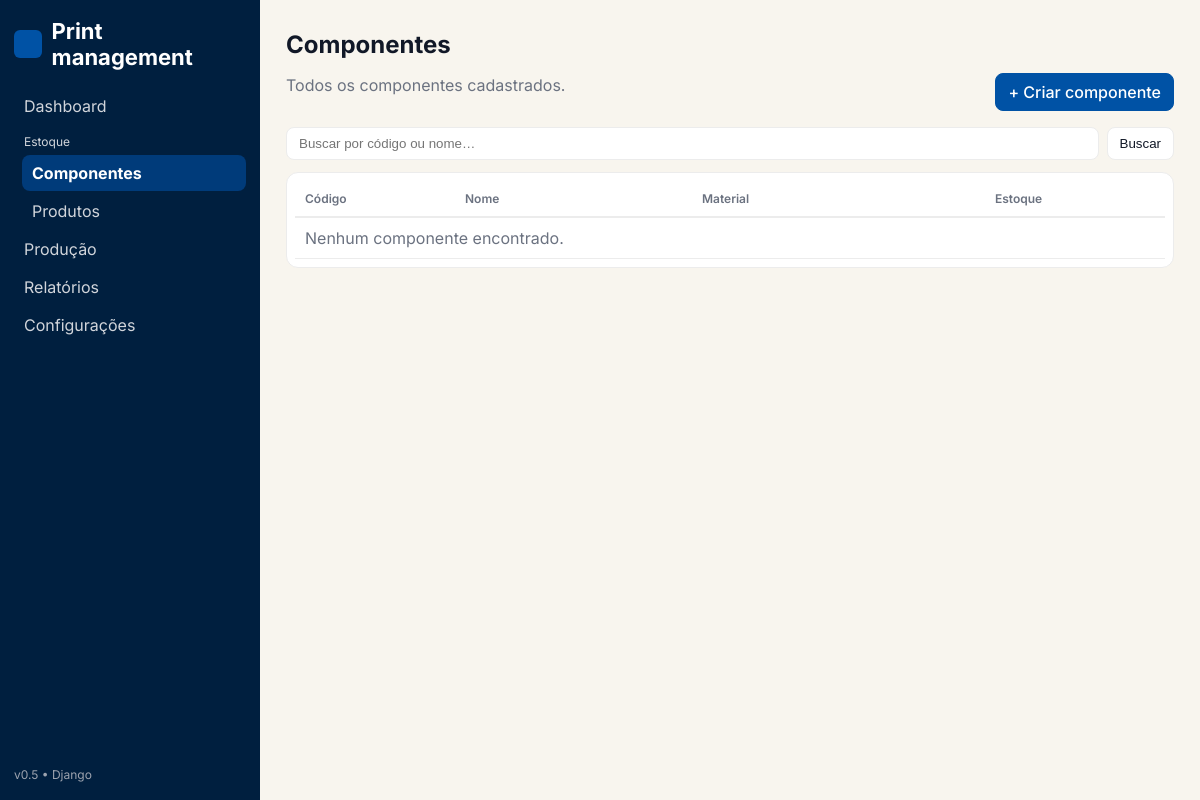
Page /estoque/componentes/ on the earlier database version.
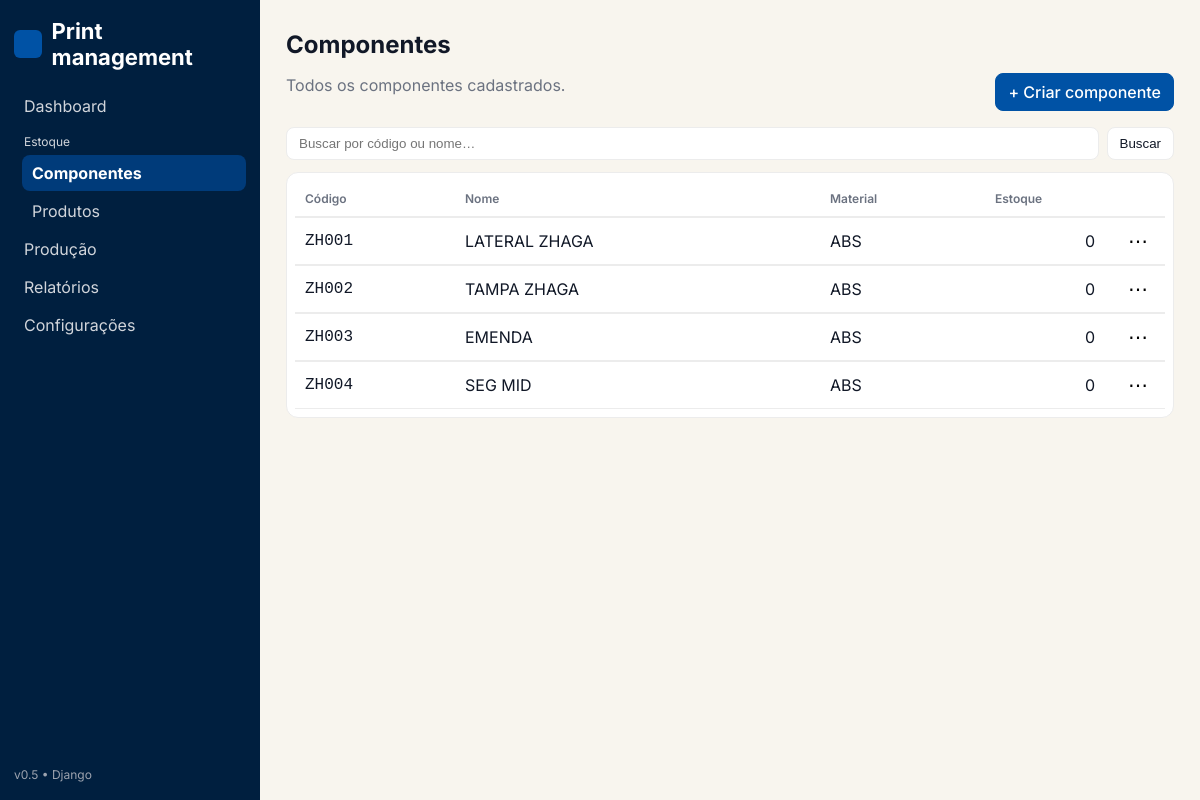
Same page on the later database version.
### core/models.py (models this page shows, shortened)
class Component(models.Model):
    code = models.CharField("Código", max_length=32, unique=True)
    name = models.CharField("Nome", max_length=120)
    description = models.TextField("Descrição", blank=True)
    material = models.CharField("Material", max_length=60, blank=True)
    unit_cost = models.DecimalField("Custo unitário (R$)", max_digits=10, decimal_places=2, default=0)
    production_time = models.DurationField("Tempo de produção", default=timedelta())
    print_time_min = models.PositiveIntegerField("Tempo de impressão (min/un)", default=0)
    qty_on_hand = models.PositiveIntegerField("Qtd em estoque", default=0)
    created_at = models.DateTimeField(auto_now_add=True)
    updated_at = models.DateTimeField(auto_now=True)
    class Meta:
        ordering = ["code"]

### core/views.py (the view)
# urls.py: path("estoque/componentes/", v.estoque_componentes_list, name="estoque-componentes"),
def estoque_componentes_list(request):
    q = request.GET.get("q", "").strip()
    qs = Component.objects.all()
    if q:
        qs = qs.filter(Q(code__icontains=q) | Q(name__icontains=q))
    components = list(qs.order_by("code", "name"))
    return render(
        request,
        "estoque/componentes_list.html",
        {"components": components, "q": q},
    )

### templates/estoque/componentes_list.html (shortened to what this page needs)
{% extends "base.html" %}
{% load static %}
{% block content %}
<div class="page-header">
  <div>
    <h1 class="page-title">Componentes</h1>
    <p class="muted">Todos os componentes cadastrados.</p>
  </div>
  <div class="actions">
    <a href="{% url 'componentes-new' %}" class="btn btn-primary">+ Criar componente</a>
  </div>
</div>
<form method="get" class="search-bar">
  <input type="text" name="q" value="{{ q }}" placeholder="Buscar por código ou nome…" />
  <button class="btn">Buscar</button>
</form>
<div class="notion-card">
  <table class="nt-table">
    <thead>
      <tr>
        <th style="width:160px">Código</th>
        <th>Nome</th>
        <th>Material</th>
        <th class="right" style="width:120px">Estoque</th>
        <th style="width:60px"></th>
      </tr>
    </thead>
    <tbody>
      {% if components %}
        {% for c in components %}
        <tr>
          <td class="mono">{{ c.code }}</td>
          <td>{{ c.name }}</td>
          <td>{{ c.material }}</td>
          <td class="right">{{ c.inventory.qty_on_hand|default:"0" }}</td>
          <td class="right">
            <div class="menu-wrap">
              <button type="button" class="dots-btn" aria-haspopup="true" aria-expanded="false">⋯</button>
            </div>
          </td>
        </tr>
        {% endfor %}
      {% else %}
        <tr><td colspan="5" class="muted">Nenhum componente encontrado.</td></tr>
      {% endif %}
    </tbody>
  </table>
</div>
{% endblock %}

Differences in the rows shown:
added Component: code "ZH001", name "LATERAL ZHAGA", material "ABS", inventory.qty_on_hand "0"
added Component: code "ZH002", name "TAMPA ZHAGA", material "ABS", inventory.qty_on_hand "0"
added Component: code "ZH003", name "EMENDA", material "ABS", inventory.qty_on_hand "0"
added Component: code "ZH004", name "SEG MID", material "ABS", inventory.qty_on_hand "0"
Other differences:
text no longer shown: "Nenhum componente encontrado."
